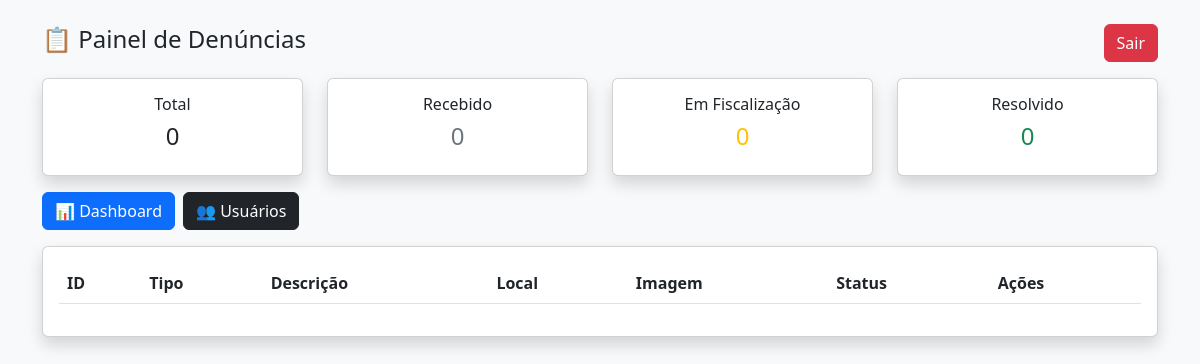
/painel (signed in), run on an earlier commit of the app's database.
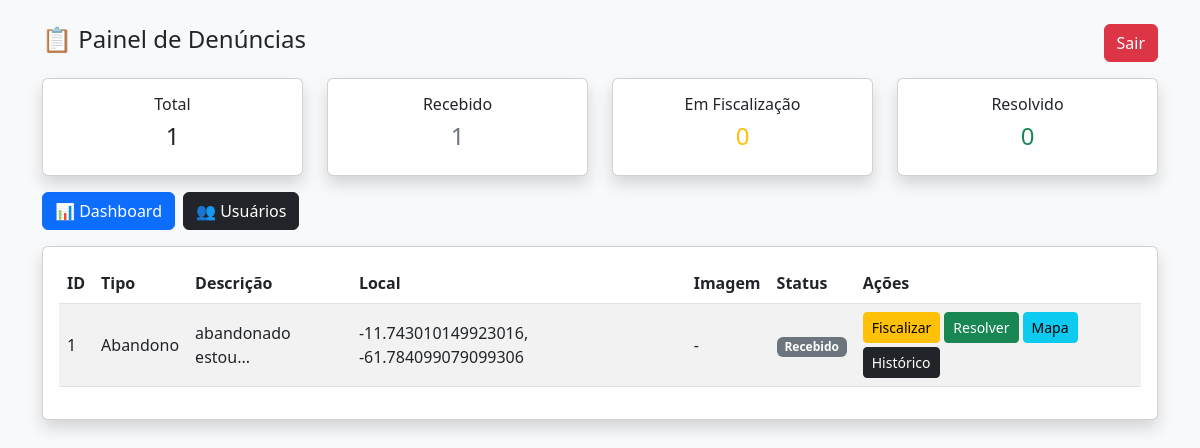
And on a later commit of the database.
### tables this page shows
CREATE TABLE denuncias (
        id INTEGER PRIMARY KEY AUTOINCREMENT,
        tipo TEXT,
        descricao TEXT,
        localizacao TEXT,
        imagem TEXT,
        status TEXT,
        data_criacao TIMESTAMP DEFAULT CURRENT_TIMESTAMP
    );

### app.py (the view)
@app.route('/painel')
def painel():
    if not session.get('logado'):
        return redirect('/login')
    conn = conectar()
    cursor = conn.cursor()
    cursor.execute("SELECT * FROM denuncias ORDER BY id DESC")
    dados = cursor.fetchall()
    cursor.execute("SELECT COUNT(*) FROM denuncias")
    total = cursor.fetchone()[0]
    cursor.execute("SELECT COUNT(*) FROM denuncias WHERE status='Recebido'")
    recebido = cursor.fetchone()[0]
    cursor.execute("SELECT COUNT(*) FROM denuncias WHERE status='Em fiscalização'")
    fiscalizacao = cursor.fetchone()[0]
    cursor.execute("SELECT COUNT(*) FROM denuncias WHERE status='Resolvido'")
    resolvido = cursor.fetchone()[0]
    conn.close()
    return render_template(
        'painel.html',
        dados=dados,
        total=total,
        recebido=recebido,
        fiscalizacao=fiscalizacao,
        resolvido=resolvido
    )

### database.py (called while the page is built)
def conectar():
    return sqlite3.connect('banco.db')

### templates/painel.html (shortened to what this page needs)
<!DOCTYPE html>
<html>
<head>
    <link href="https://cdn.jsdelivr.net/npm/bootstrap@5.3.0/dist/css/bootstrap.min.css" rel="stylesheet">
</head>
<body class="bg-light">
<div class="container py-4">
    <div class="d-flex justify-content-between align-items-center mb-3">
        <h4>📋 Painel de Denúncias</h4>
        <a href="/logout" class="btn btn-danger">Sair</a>
    </div>
    <div class="row mb-3">
        <div class="col-md-3">
            <div class="card text-center shadow">
                <div class="card-body">
                    <h6>Total</h6>
                    <h4>{{ total }}</h4>
                </div>
            </div>
        </div>
        <div class="col-md-3">
            <div class="card text-center shadow">
                <div class="card-body">
                    <h6>Recebido</h6>
                    <h4 class="text-secondary">{{ recebido }}</h4>
                </div>
            </div>
        </div>
        <div class="col-md-3">
            <div class="card text-center shadow">
                <div class="card-body">
                    <h6>Em Fiscalização</h6>
                    <h4 class="text-warning">{{ fiscalizacao }}</h4>
                </div>
            </div>
        </div>
        <div class="col-md-3">
            <div class="card text-center shadow">
                <div class="card-body">
                    <h6>Resolvido</h6>
                    <h4 class="text-success">{{ resolvido }}</h4>
                </div>
            </div>
        </div>
    </div>
    <div class="d-flex gap-2 mb-3 flex-wrap">
        <a href="/dashboard" class="btn btn-primary">
            📊 Dashboard
        </a>
        <a href="/usuarios" class="btn btn-dark">
            👥 Usuários
        </a>
    </div>
    <div class="card shadow p-3">
        <table class="table table-striped align-middle">
            <thead>
                <tr>
                    <th>ID</th>
                    <th>Tipo</th>
                    <th>Descrição</th>
                    <th>Local</th>
                    <th>Imagem</th>
                    <th>Status</th>
                    <th>Ações</th>
                </tr>
            </thead>
            <tbody>
                {% for d in dados %}
                <tr>
                    <td>{{ d[0] }}</td>
                    <td>{{ d[1] }}</td>
                    <td>{{ d[2][:50] }}...</td>
                    <td>{{ d[3] }}</td>
                    <td>
                        {% if d[4] %}
                        <a href="{{ d[4] }}" target="_blank" class="btn btn-sm btn-primary">Ver</a>
                        {% else %}
                        -
                        {% endif %}
                    </td>
                    <td>
                        {% if d[5] == 'Recebido' %}
                            <span class="badge bg-secondary">Recebido</span>
                        {% elif d[5] == 'Em fiscalização' %}
                            <span class="badge bg-warning text-dark">Em fiscalização</span>
                        {% elif d[5] == 'Resolvido' %}
                            <span class="badge bg-success">Resolvido</span>
                        {% endif %}
                    </td>
                    <td class="d-flex gap-1 flex-wrap">
                        <a href="/atualizar_status/{{ d[0] }}/Em_fiscalizacao"
                           class="btn btn-sm btn-warning"
                           onclick="return confirm('Iniciar fiscalização?')">
                           Fiscalizar
                        </a>
                        <a href="/atualizar_status/{{ d[0] }}/Resolvido"
                           class="btn btn-sm btn-success"
                           onclick="return confirm('Marcar como resolvido?')">
                           Resolver
                        </a>
                        <a href="/mapa/{{ d[0] }}"
                           class="btn btn-sm btn-info">
                           Mapa
                        </a>
                        <a href="/historico/{{ d[0] }}"
                           class="btn btn-sm btn-dark">
                           Histórico
                        </a>
                    </td>
                </tr>
                {% endfor %}
            </tbody>
        </table>
    </div>
</div>
</body>
</html>

What changed in the data, as far as the page shows it:
added denuncias: id "1", tipo "Abandono", descricao "abandonado estou", localizacao "-11.743010149923016, -61.784099079099306", status "Recebido"
Also different on the page:
{{ total }}: "0" → "1"
{{ recebido }}: "0" → "1"
